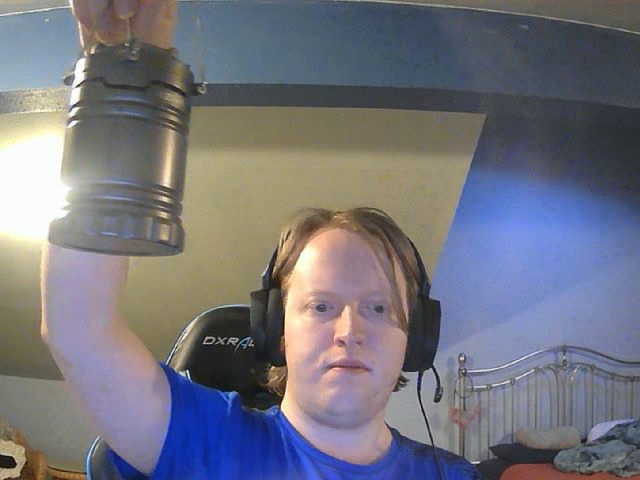
#> input picture frame 30 of video_input/input0.avi, 640 x 480 px
$ python camshift_tracking.py
#> lines starting #> are read from the running program, lines starting #| are printed output that depends on the picture; after the words box and inside, x2 and y2 are one past the last pixel; in counts of white or black regions, pixels touching at a corner belong together
#Name: Jeff Stokes
#Date: 12/06/2020
#Assignment: Final
#Instructor: Gil Gallegos, gil.gallegos@gmail.com
#TA: Rahim Ullah, rullah@live.nmhu.edu

import cv2
import numpy as np
import matplotlib.ticker as ticker
from matplotlib import pyplot as plt

#initialize video
cap = cv2.VideoCapture('video_input/input0.avi')

#take first frame of video
ret, frame = cap.read()
#> frame is the input picture: shape (480, 640, 3); mean B, G, R 125.3, 115.9, 115.7


#setup default window location
r, h, c, w = 20, 150, 60, 180
track_window = (c, r, w, h)

#crop region of interest for tracking
roi = frame[r:r+h, c:c+w]
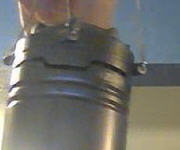
#> roi: shape (150, 180, 3); mean B, G, R 106.8, 112.8, 113.1

#convert cropped window to HSV color space
hsv_roi = cv2.cvtColor(roi, cv2.COLOR_BGR2HSV)
#> hsv_roi: shape (150, 180, 3); mean H, S, V 56.9, 42, 120.7

#create mask between HSV bounds
lower_bound = np.array([0,60,32])
upper_bound = np.array([180,255,255])
mask = cv2.inRange(hsv_roi, lower_bound, upper_bound)
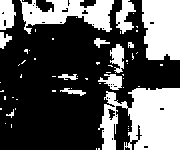
#> mask: shape (150, 180); 34.8% white; 59 white regions (46 under 20 px), largest, box (x1, y1, x2, y2) and area: (98, 88, 180, 150) 3697, (142, 0, 180, 60) 2100, (20, 0, 114, 34) 1788

#obtain color histogram of ROI
roi_hist = cv2.calcHist([hsv_roi], [0], mask, [180], [0,180])
#> roi_hist = 180 values, max 1435 at index 24, min 0 at index 36, mean 52.24

#normalize values to lie between 0 and 255
cv2.normalize(roi_hist, roi_hist, 0, 255, cv2.NORM_MINMAX)

#set up termination criteria
#stop calculating centroid shift after 10 iterations or if centroid has moved 1+ pixels
term_crit = (cv2.TERM_CRITERIA_EPS | cv2.TERM_CRITERIA_COUNT, 10, 1)

i=0
while i<50:
	#read webcame frame
	ret, frame = cap.read()
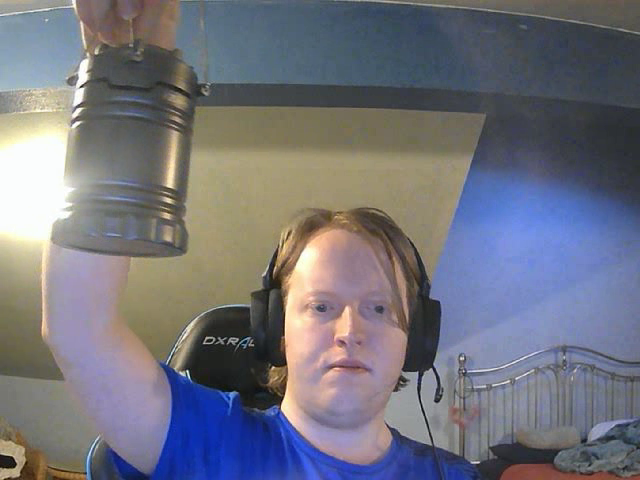
#> input picture frame 31 of video_input/input0.avi, 640 x 480 px
#> frame is the input picture: shape (480, 640, 3); mean B, G, R 124.7, 115.1, 114.7

	if ret == True:
		#convert to hsv
		hsv = cv2.cvtColor(frame, cv2.COLOR_BGR2HSV)
#> hsv: shape (480, 640, 3); mean H, S, V 79.1, 64.8, 137.7

		#calculate histogram back projection
		#each pixel's value is it's probability
		dst = cv2.calcBackProject([hsv], [0], roi_hist, [0,180], 1)
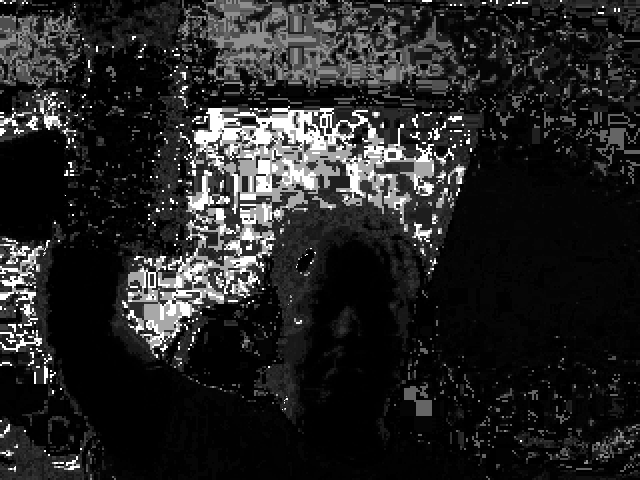
#> dst: shape (480, 640); min 0, max 255, mean 36.6

		#apply Camshift to get new location
		ret, track_window = cv2.CamShift(dst, track_window, term_crit)
#> ret = ((267, 166.5), (160.1, 206.5), 76.08); track_window = (166, 88, 202, 157)

		#draw it on image, using polylines to represent Adaptive box
		pts = cv2.boxPoints(ret)
#> pts = [[147.5, 113.6], [348, 63.94], [386.5, 219.4], [186, 269.1]]
		pts = np.int0(pts)
#> pts = [[147, 113], [347, 63], [386, 219], [186, 269]]
		img2 = cv2.polylines(frame, [pts], True, 255, 2)

		if i%5 == 0:
			#find dimensions of tracking box
			height, width = img2.shape[0], img2.shape[1]
#> height = 480; width = 640

			#create cropped image for object of interest and convert to gray
			src_pts = pts.astype("float32")
#> src_pts = [[147, 113], [347, 63], [386, 219], [186, 269]]
			dst_pts = np.array([[0, height-1],[0,0],[width-1,0],[width-1,height-1]],dtype="float32")
#> dst_pts = [[0, 479], [0, 0], [639, 0], [639, 479]]

			#get transformation matrix
			M = cv2.getPerspectiveTransform(src_pts,dst_pts)
#> M = [[0.964, 3.86, -577.3], [-2.25, 0.564, 746.7], [-4.19e-19, 1.05e-19, 1]]

			#warp rotated tracking box to fit with straightened/upright box
			crop_track_window = cv2.warpPerspective(img2,M,(width, height))
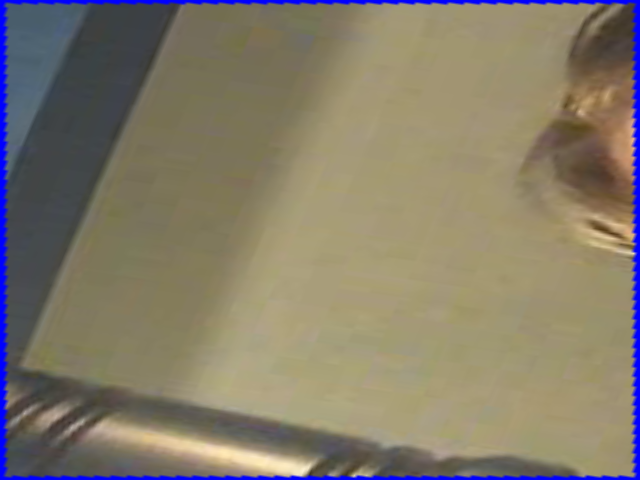
#> crop_track_window: shape (480, 640, 3); mean B, G, R 106.7, 123.6, 131.7

			crop_gray = cv2.cvtColor(crop_track_window, cv2.COLOR_BGR2GRAY)
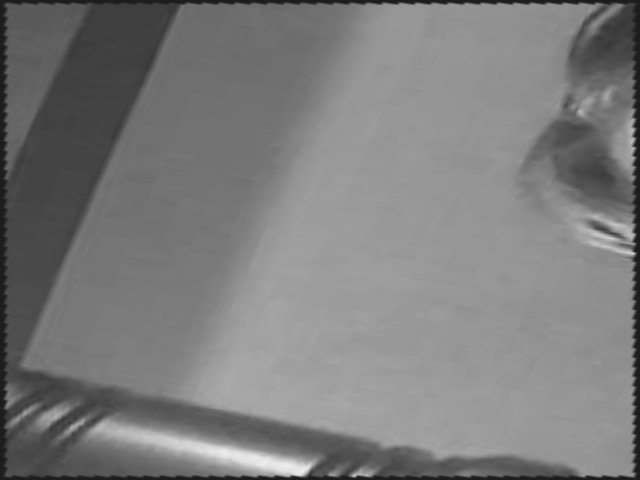
#> crop_gray: shape (480, 640); min 29, max 240, mean 124.1

			#calculate space of crop for percentage use in y-axis of histograms
			crop_size = len(crop_gray) * len(crop_gray[0])
#> crop_size = 307200

			#plot pmf histogram of object of interest and save to file
			plt.hist(crop_gray.ravel(),256,[0,256])
			plt.title("PMF Histogram of Object of Interest: Frame "+str(i))
			plt.ylabel("Percent of image")
			plt.xlabel("Pixel value")
			plt.gca().yaxis.set_major_formatter(ticker.PercentFormatter(xmax=crop_size))
			plt.savefig('camshift_pmf_and_cdf/pmf/pmf_hist_frame_'+str(i)+'.png')
#> figure, not shown here; tallest bar 11957 high, from x = 151 to 152
			plt.close()

			#plot cdf histogram of object of interest and save to file
			plt.hist(crop_gray.ravel(),256,[0,256],cumulative=True)
			plt.title("CDF Histogram of Object of Interest: Frame "+str(i))
			plt.ylabel("Percent of image")
			plt.xlabel("Pixel value")
			plt.gca().yaxis.set_major_formatter(ticker.PercentFormatter(xmax=crop_size))
			plt.savefig('camshift_pmf_and_cdf/cdf/cdf_hist_frame_'+str(i)+'.png')
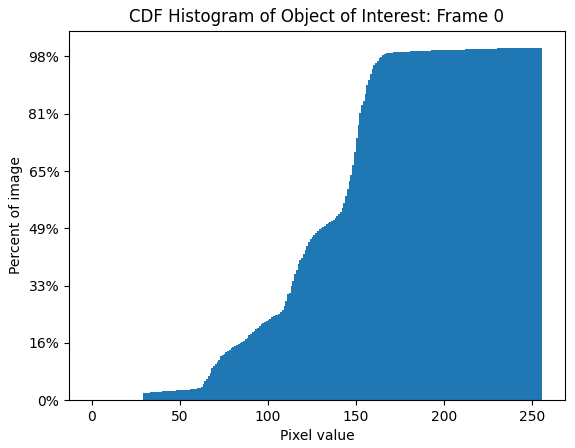
#> figure drawn by matplotlib, 1 panel
			plt.close()

		#save frame with tracking box to file
		cv2.imshow('camshift tracking', img2)
		cv2.imwrite('camshift_frames/frame_'+str(i)+'.jpg',img2)
		i+=1

		if cv2.waitKey(60) == 27: #Escape key
#> (key Esc is pressed here)
			break


	else:
		break
cv2.destroyAllWindows()
cap.release()

$ run again, starting later in the video
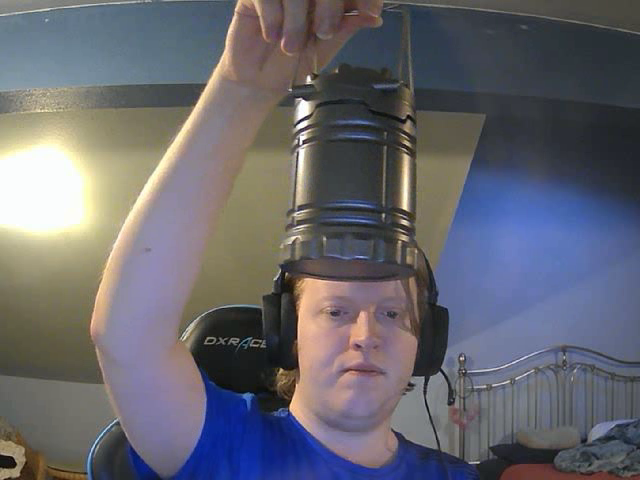
#> input picture frame 135 of video_input/input0.avi, 640 x 480 px
#> frame is the input picture: shape (480, 640, 3); mean B, G, R 110.3, 102.8, 103.2
#> hsv_roi: shape (150, 180, 3); mean H, S, V 67.9, 54.5, 142.3
#> `mask = cv2.inRange(hsv_roi, lower_bound, upper_bound)`:
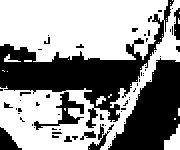
#> mask: shape (150, 180); 57.9% white; 67 black regions (53 under 20 px), largest, box (x1, y1, x2, y2) and area: (0, 0, 174, 128) 5939, (108, 58, 180, 150) 3805, (34, 92, 84, 130) 506
#> roi_hist = 180 values, max 4119 at index 103, min 0 at index 0, mean 86.83
#> hsv: shape (480, 640, 3); mean H, S, V 80.6, 63.7, 122.2
#> ret = ((101.5, 84), (167, 201.8), 83.66); track_window = (0, 0, 203, 168)
#> `pts = cv2.boxPoints(ret)`: pts = [[-7.98, 12.16], [192.6, -10.11], [211, 155.8], [10.45, 178.1]]
#> `pts = np.int0(pts)`: pts = [[-7, 12], [192, -10], [210, 155], [10, 178]]
#> M = [[0.423, 3.83, -42.99], [-2.38, 0.26, 459.5], [-2.26e-05, 3.55e-05, 1]]
#> crop_size = 307200
#> `plt.savefig('camshift_pmf_and_cdf/cdf/cdf_hist_frame_'+str(i)+'.png')`:
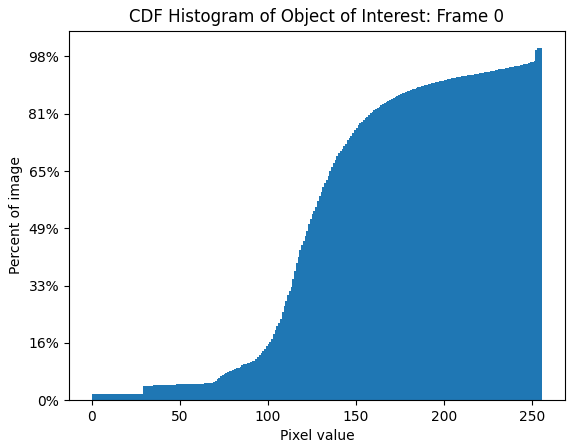
#> figure drawn by matplotlib, 1 panel
